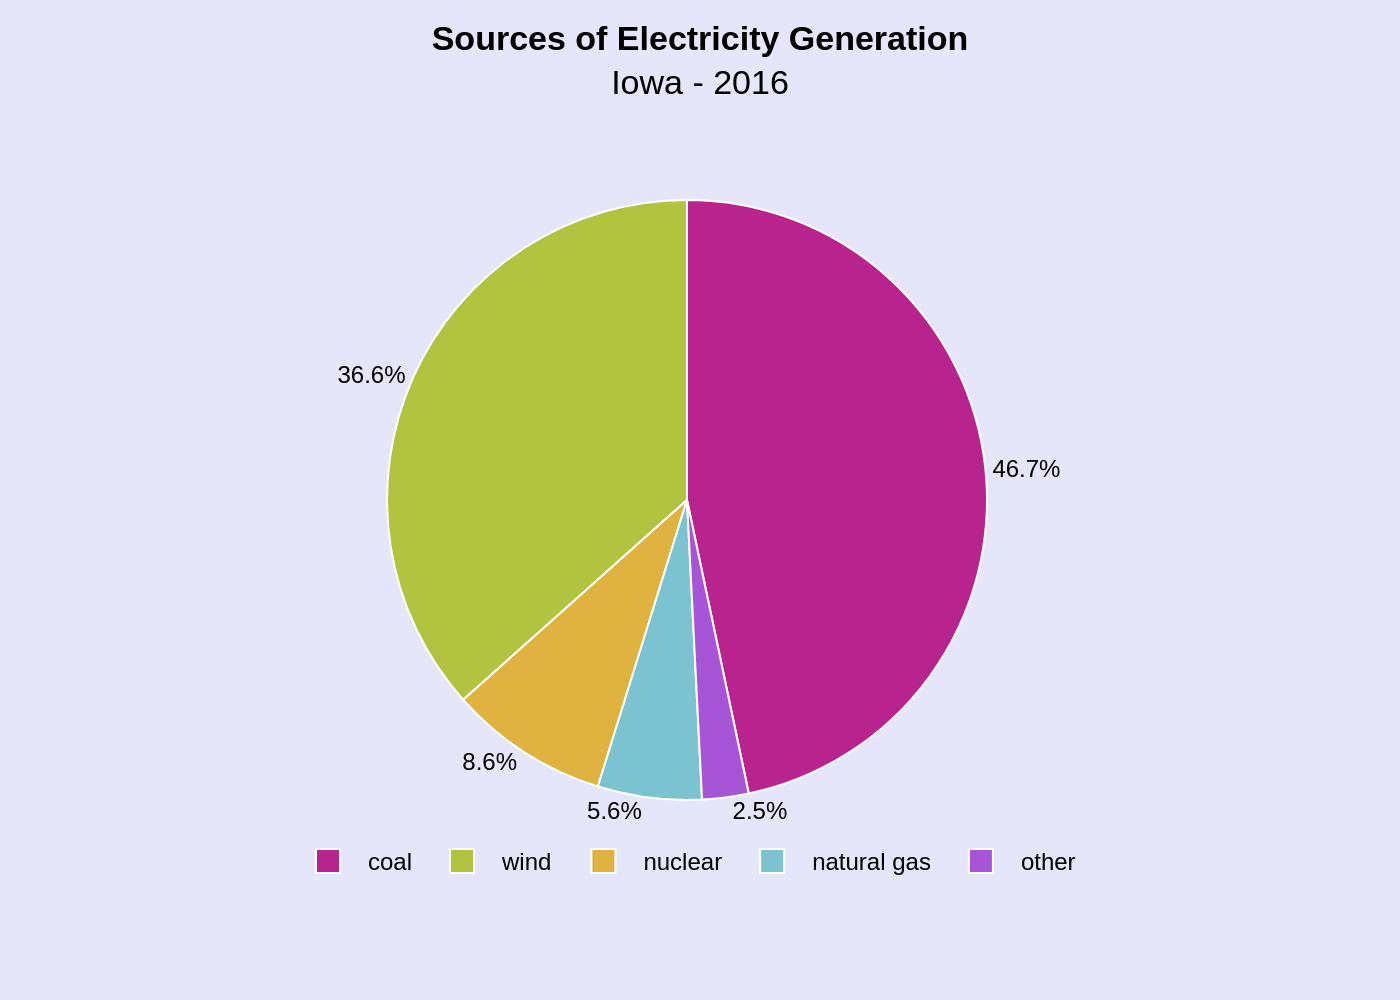

Source code (Python):
import sys
import json
import os
import plotly.graph_objects as go

# Check for command-line argument
if len(sys.argv) != 2:
    print("Usage: python generate_chart.py <path_to_json_file>")
    sys.exit(1)

json_path = sys.argv[1]

# Check if the JSON file exists
if not os.path.exists(json_path):
    print(f"Error: JSON file not found at {json_path}")
    sys.exit(1)

# Read data from the JSON file
try:
    with open(json_path, 'r', encoding='utf-8') as f:
        chart_info = json.load(f)
except json.JSONDecodeError:
    print(f"Error: Invalid JSON format in {json_path}")
    sys.exit(1)


# Extract data for the chart
chart_data = chart_info.get('chart_data', [])
texts = chart_info.get('texts', {})
colors = chart_info.get('colors', [])

# Prepare data for Plotly
labels = [item['label'] for item in chart_data]
values = [item['value'] for item in chart_data]

# Create the pie chart
fig = go.Figure()

fig.add_trace(go.Pie(
    labels=labels,
    values=values,
    marker=dict(colors=colors, line=dict(color='#FFFFFF', width=1)),
    textinfo='percent',
    texttemplate='%{value}%',
    hoverinfo='label+percent',
    textposition='outside',
    sort=False  # This is crucial to preserve the original data order
))

# Combine title and subtitle
title_text = f"<b>{texts.get('title', '')}</b><br>{texts.get('subtitle', '')}"

# Update layout
fig.update_layout(
    title=dict(
        text=title_text,
        y=0.95,
        x=0.5,
        xanchor='center',
        yanchor='top'
    ),
    legend=dict(
        orientation="h",
        yanchor="bottom",
        y=-0.15,
        xanchor="center",
        x=0.5
    ),
    paper_bgcolor='#e6e6fa',
    font=dict(
        family="Arial",
        size=12,
        color="#000000"
    ),
    margin=dict(t=100, b=100, l=40, r=40),
    showlegend=True
)

# Determine the output filename from the input JSON filename
base_filename = os.path.splitext(os.path.basename(json_path))[0]
output_image_filename = f"{base_filename}.png"

# Save the chart as a high-resolution PNG image
try:
    fig.write_image(output_image_filename, scale=2)
    print(f"Chart saved to {output_image_filename}")
except ValueError as e:
    if "requires the kaleido" in str(e) or "requires the orca" in str(e):
        print("\nError: Image export requires the 'kaleido' package.")
        print("Please install it using: pip install kaleido")
        sys.exit(1)
    else:
        raise e
